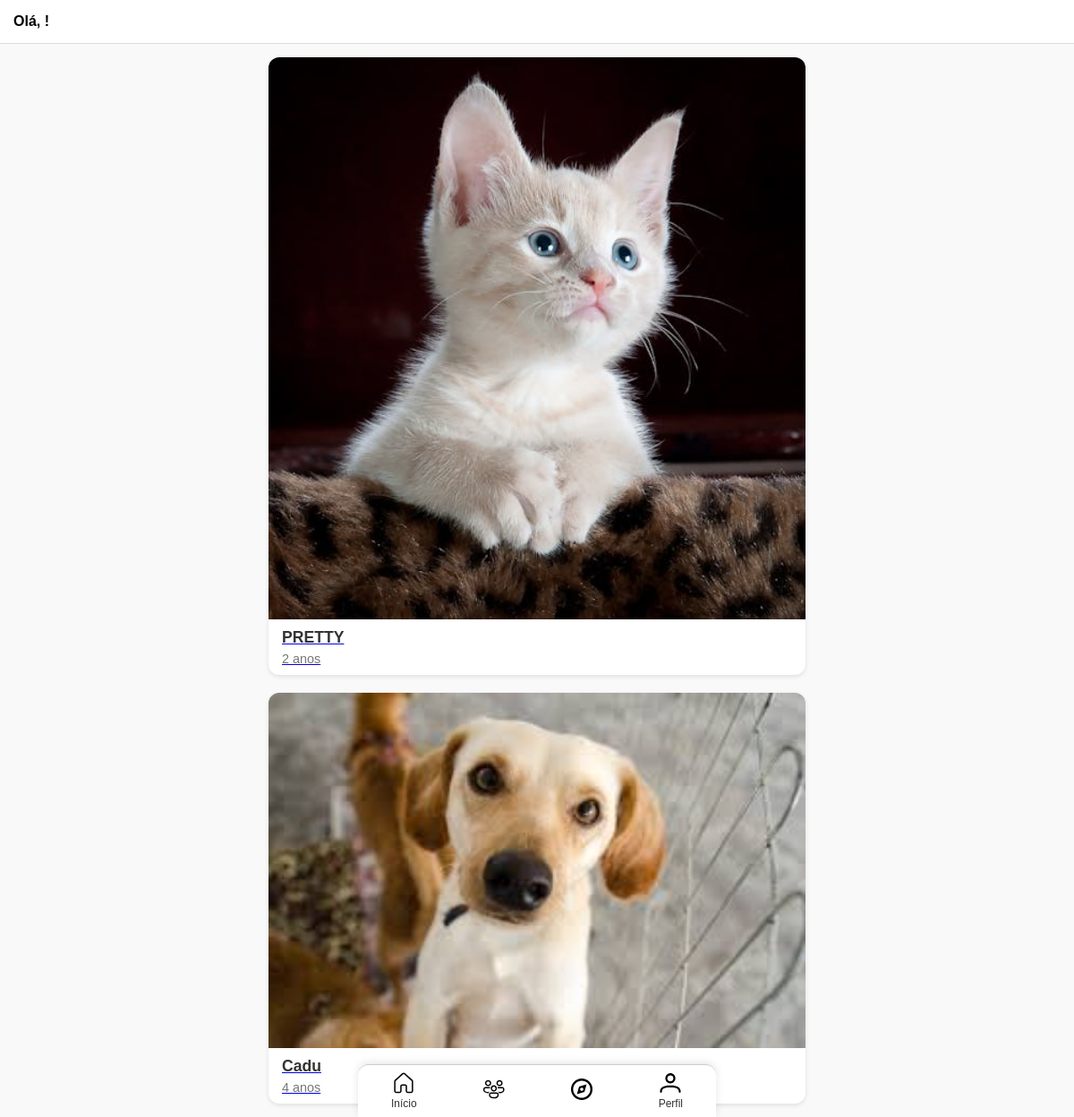
/home/, run on the app's committed database.
### app_cadastro_usuarios/models.py (models this page shows, shortened)
class Pet(models.Model):
    nome = models.CharField(max_length=100)
    descricao = models.TextField()
    idade = models.PositiveIntegerField()
    vacinado = models.CharField(max_length=3, choices=[('sim', 'Sim'), ('nao', 'Não')])
    foto = models.ImageField(upload_to='fotos_pets/')
    data_postagem = models.DateTimeField(auto_now_add=True)
    ong = models.ForeignKey(User, on_delete=models.CASCADE)

### app_cadastro_usuarios/views.py (the view)
# urls.py: path('home/', home_view, name='inicio'),
def home_view(request):
    pets = Pet.objects.all()
    return render(request, 'pages/home.html', {'pets': pets})

### app_cadastro_usuarios/templates/pages/home.html (shortened to what this page needs)
{% load static %}
<!DOCTYPE html>
<html lang="pt-br">
<head>
    <link rel="stylesheet" href="{% static 'pages-style/home.css' %}">
    <link rel="stylesheet" href="{% static 'pages-style/menu.css' %}">
</head>
<body>
    <header class="header">
        <div class="user-info">
            <div>
                <p class="user-name">Olá, {{ user.username }}!</p>
            </div>
        </div>
    </header>
    <main class="feed">
        {% for pet in pets %}
        <a href="{% url 'petDescription' pet.id %}" class="feed-link">
            <div class="feed-card">
                <div class="feed-image">
                    <img src="{{ pet.foto.url }}" alt="Foto de {{ pet.nome }}">
                </div>
                <div class="feed-caption">
                    <h3>{{ pet.nome }}</h3>
                    <p>{{ pet.idade }} anos</p>
                </div>
            </div>
        </a>
        {% empty %}
        <p>Nenhum pet encontrado.</p>
        {% endfor %}
    </main>
    <nav class="bottom-nav">
        <a href="#">
            <img src="{% static 'icons/home.svg' %}" alt="Início">
            <span>Início</span>
        </a>
        <a href="#">
            <img src="{% static 'icons/add.svg' %}" alt="Adicionar">
        </a>
        <a href="#">
            <img src="{% static 'icons/tools.svg' %}" alt="Config">
        </a>
        <a href="#">
            <img src="{% static 'icons/profile.svg' %}" alt="Perfil">
            <span>Perfil</span>
        </a>
    </nav>
</body>
</html>

### app_cadastro_usuarios/static/pages-style/home.css (style rules this page uses)
body { margin: 0; font-family: Arial, sans-serif; background-color: #f9f9f9; }
.header { display: flex; align-items: center; padding: 15px; background-color: #fff; border-bottom: 1px solid #ddd; }
.user-info { display: flex; align-items: center; }
.user-name { font-weight: bold; margin: 0; }
.feed { display: flex; flex-direction: column; gap: 20px; padding: 15px; }
.feed-card { background-color: #fff; border-radius: 12px; overflow: hidden; box-shadow: 0 2px 5px rgba(0,0,0,0.1); transition: transform 0.2s ease; }
.feed-image img { width: 100%; height: auto; display: block; object-fit: cover; }
.feed-caption { padding: 10px 15px; }
.feed-caption h3 { margin: 0; font-size: 1.1em; color: #333; }
.feed-caption p { margin: 5px 0 0 0; font-size: 0.9em; color: #777; }
@media (min-width: 768px) { .feed { max-width: 600px; margin: 0 auto; } }

### app_cadastro_usuarios/static/pages-style/menu.css (style rules this page uses)
.bottom-nav { position: fixed; bottom: 0; left: 0; width: 100%; background: #fff; border-top: 1px solid #ccc; display: flex; justify-content: space-around; align-items: center; padding: 0.5rem 0; z-index: 1000; }
.bottom-nav a { display: flex; flex-direction: column; align-items: center; text-decoration: none; color: #333; font-size: 0.75rem; }
.bottom-nav img { width: 24px; height: 24px; margin-bottom: 4px; }
@media (min-width: 768px) { .bottom-nav { width: 400px; left: 50%; transform: translateX(-50%); border-radius: 12px 12px 0 0; box-shadow: 0 -2px 10px rgba(0,0,0,0.1); } }

### data on the page
Pet: foto (picture), nome "PRETTY", idade "2"
Pet: foto (picture), nome "Cadu", idade "4"
